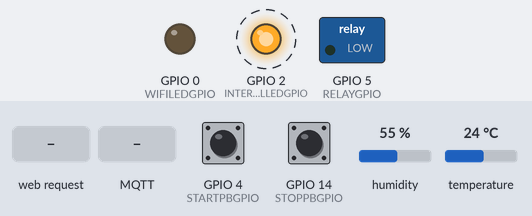
Simulated run of this sketch. Board: ESP8266 (NodeMCU). On the bench: switched loads named in the sketch (green lamp = pin HIGH), output pins drawn as LEDs (lit = HIGH). Dashed ring = blinking. Inputs (shaded band) come from the test bench; at power-on: GPIO 4 (STARTPBGPIO) HIGH, GPIO 14 (STOPPBGPIO) HIGH, humidity 55 %, temperature 24 °C. WiFi joins after 1.5 s; servers stay silent unless stated; no MQTT or app messages arrive unless stated; what the sketch prints to the serial monitor is not drawn.

Above: at 1.2 s.
1.3 s: GPIO 4 (STARTPBGPIO) pulled LOW for 0.15 s
At 3.8 s:
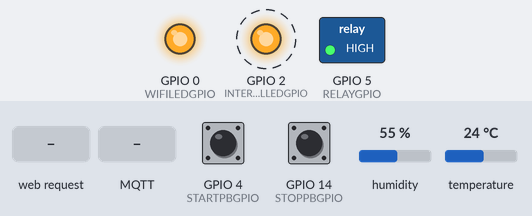
4.8 s: GPIO 14 (STOPPBGPIO) pulled LOW for 0.15 s
At 5.7 s:
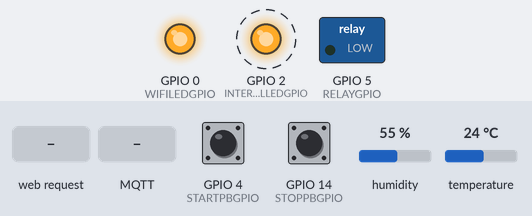
8.5 s: HTTP request GET /relayOn received
At 10.9 s:
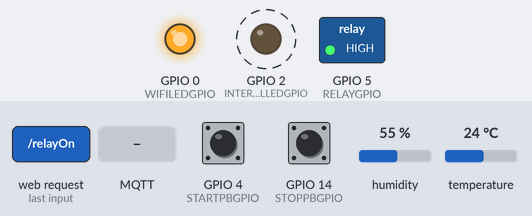
21.5 s: MQTT message "1" arrives on the first subscribed topic
At 22.6 s:
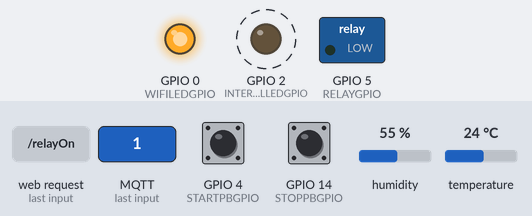
Timing chart, 0 to 32.5 s (numbered marks = the images above; inputs shaded):
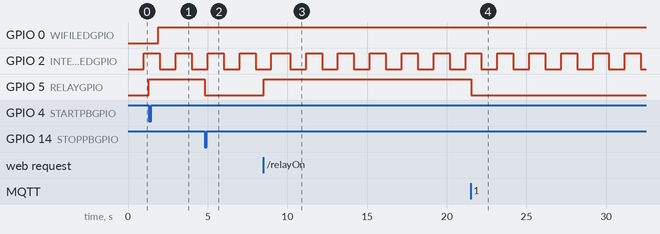

Measured:
- after the input at 1.3 s, GPIO 5 (RELAYGPIO): LOW → HIGH at once
- after the input at 4.8 s, GPIO 5 (RELAYGPIO): HIGH → LOW at once
- after the input at 8.5 s, GPIO 5 (RELAYGPIO): LOW → HIGH at once
- after the input at 21.5 s, GPIO 5 (RELAYGPIO): HIGH → LOW at once
- by itself, GPIO 2 (INTERNALLEDGPIO): alternates HIGH for 1.0 s and LOW for 1.0 s

The sketch:

DimpleGardenLights.ino
```cpp
/*
  ===========================================================================
  Dimple Garden Light Switch
  ---------------------------------------------------------------------------
  Steven Stier Stier Automation LLC

  Dimple Garden Lights Switch, temp and humidity

  The circuit:
      D1 = GPIO5  - Output - Relay
      D2 = GPIO4  - Input - On Pushbutton
      D3 = GPIO0  - Output  - wifiLED - WIFI Coneected
      D4 = GPIO2  - Output - InternalLED - blinks where program is running

      D5 - GPIO14  - Input - off Pushbutton
      D6 - GPIO12 -  Input - DHT11 Humidity sesor

  ---------------------------------------------------------------------------
  Revison		  Date		      Whom			  What
  0.0.1 	    7/30/2024     S. Stier	 	Initial Release
  0.0.2 	    8/10/2024     S. Stier	 	install to garden
  0.0.3 	    12/6/2024    S. Stier	 	Update IP address and MQTT TOPIC Prefixes
  ===========================================================================
*/

#include <ESP8266WiFi.h> // library specifically for the ESP8266 WiFi
#include <DHT.h> //Including library for dht sensor
#include <Ticker.h> //esp8266 library that calls functions periodically
#include <AsyncMqttClient.h>

const String version = "0.0.3";
const int debug = HIGH;
const String webSiteHeader = "Dimple ESP Test";

/* Set your Static IP address info
192.168.100.42	pugyardwater.puglocal	pugNetwork Yard Water System
192.168.100.43	pugswitch.puglocal	pugNetwork Garden Light Switch
192.168.100.44	puggwater.puglocal	pugNetwork Garden Water System
192.168.100.45	pugTemp.puglocal	Pugnetwork Temp Monitoring System
192.168.100.46	pugESPTest.puglocal	Pugnetwork ESP Test System
*/
IPAddress local_IP(192, 168, 100, 46);
IPAddress gateway(192, 168, 100, 1);
IPAddress subnet(255, 255, 255, 0);
IPAddress primaryDNS(192, 168, 100, 1);
IPAddress secondaryDNS(8, 8, 8, 8);

// WIFI Settings
#define WIFI_SSID "pugfi"
#define WIFI_PASSWORD "cupcake2016"

// Set web server port number to 80
WiFiServer server(80);

// Variable to store the HTTP request
String header;

int screencounter;

//  MQTT Mosquitto Broker Settings
//#define MQTT_HOST IPAddress(192, 168, 100, 40)

#define MQTT_HOST "pugsvr.puglocal"
#define MQTT_PORT 1883

#define MQTT_USERNAME "mqadmin"
#define MQTT_PASSWORD "fred"

// MQTT Topic Names
/* Set your Static IP address info
const String  MQTT_TOPIC_PREFIX ="pugland/yard/water/"; // pugNetwork Yard Water System
const String  MQTT_TOPIC_PREFIX ="pugland/garden/switch/"; // pugNetwork Garden Light Switch
const String  MQTT_TOPIC_PREFIX ="pugland/garden/water/"; // pugNetwork Garden Water System
const String  MQTT_TOPIC_PREFIX ="pugland/house/temp/"; // 	Pugnetwork Temp Monitoring System
const String  MQTT_TOPIC_PREFIX ="pugland/test/switch/"; // 	Pugnetwork ESP Test System
*/
const String  MQTT_TOPIC_PREFIX ="pugland/test/switch/"; // Must be unique for all devices
const String  MQTT_TOPIC_HB = "hb";
const String  MQTT_TOPIC_TEMPERATURE = "temperature";
const String  MQTT_TOPIC_HUMIDITY = "humidity";
const String  MQTT_TOPIC_RELAY = "relay";

//GPIO Assignments
#define RELAYGPIO 5 //GPIO WHERE LED Connected D1=gpio5
#define STARTPBGPIO 4 //GPIO Where Start PB connected D2=GPIO4
#define WIFILEDGPIO 0 //GPIO where WIFI LED Connected  D3=gpio0
#define INTERNALLEDGPIO 2 //GPIO WHERE LED Connected D4=gpio2
#define STOPPBGPIO 14  //GPIO where Stop PB Connected D5 =GPIO14
#define DHTGPIO 12 //GPIO WHERE DHT11 is connected D6=gpio12

#define DHTTYPE DHT11
DHT dht(DHTGPIO, DHTTYPE);

Ticker wifiReconnectTimer; // timer to reconnect to wifi

WiFiEventHandler wifiConnectHandler;
WiFiEventHandler wifiDisconnectHandler;

AsyncMqttClient mqttClient;
Ticker mqttReconnectTimer; // time to reconnect to MQTT

String temperature = "Bad"; // Tempurature Sensor Reading.
String humidity = "Bad";  // Humidity Sensor Reading.

String prevTemperature; // Previous Good Temperature Sensor Reading.
String prevHumidity;   // Previous Good Humidity Sendor Reading.

bool internalLEDState;
String relayState;
String prevRelayState;

unsigned long prevMillisOneSecond = 0; // Stores Last time One Second function called

unsigned long prevMillisSensorRead = 0;   // Stores last time Sensor Read Function Called

const long intervalSensorRead = 10000;         // Interval at which to read MQTTUpdateAll
unsigned long sensorCount = 0;

unsigned long prevMillisMQTTUpdateAll = 0;   // Stores last time MQTTUpdateAll was published
const long intervalMQTTUpdateAll = 60000;         // Interval at which to publish sensor readings


// Current time
unsigned long currentETime = millis();
// Previous time
unsigned long previousETime = 0;
// Define timeout time in milliseconds (example: 2000ms = 2s)
const long timeoutETime = 2000;

String relayStatetxt;

int i = 0;


void connectToWifi() {
  Serial.printf("Connecting to Wi-Fi... -- WIFI_SSID: %s  ,WIFI_PASSWORD: %s \n", WIFI_SSID, WIFI_PASSWORD);
  WiFi.begin(WIFI_SSID, WIFI_PASSWORD);
}

void onWifiConnect(const WiFiEventStationModeGotIP& event) {
  Serial.printf("Success:) Connected to Wi-Fi. -- WIFI_SSID: %s  ,WIFI_PASSWORD: %s ,IP Address: ", WIFI_SSID, WIFI_PASSWORD);
  Serial.println(WiFi.localIP());
  connectToMqtt();
  server.begin();
}

void onWifiDisconnect(const WiFiEventStationModeDisconnected& event) {
  Serial.println("WARNING! Disconnected from Wi-Fi. Trying again in 10 Seconds.");
  mqttReconnectTimer.detach(); // ensure we don't reconnect to MQTT while reconnecting to Wi-Fi
  digitalWrite(WIFILEDGPIO, LOW);
  wifiReconnectTimer.once(10, connectToWifi);
}

void connectToMqtt() {
  Serial.printf("Connecting to MQTT Broker.... -- MQTT_HOST: %s ,MQTT_USERNAME: %s ,MQTT_PASSWORD: %s \n", MQTT_HOST, MQTT_USERNAME, MQTT_PASSWORD);
  mqttClient.connect();
}

void onMqttConnect(bool sessionPresent) {
  Serial.printf("Success:) Connected to MQTT Broker.  -- MQTT_HOST: %s ,MQTT_USERNAME: %s ,MQTT_PASSWORD: %s , SessionPresent: %i \n", MQTT_HOST, MQTT_USERNAME, MQTT_PASSWORD, sessionPresent);
    Serial.println("Connected to MQTT.");

  // subscribe to relay CMD topic
  String relayCMDTopic = String(MQTT_TOPIC_PREFIX + MQTT_TOPIC_RELAY + "CMD");

  uint16_t packetIdSub = mqttClient.subscribe(relayCMDTopic.c_str(), 0);
  Serial.println("Subscribing to relay Command at QoS 0");

  digitalWrite(WIFILEDGPIO, HIGH);
}

void onMqttDisconnect(AsyncMqttClientDisconnectReason reason) {
  Serial.printf("WARNING! Disconnected from MQTT Broker. HOST: %s   \n", MQTT_HOST);

  if (WiFi.isConnected()) {
    Serial.println("Trying MQTT connect again in 10 Seconds...");
    mqttReconnectTimer.once(10, connectToMqtt);
  }
  digitalWrite(WIFILEDGPIO, LOW);
}

void onMqttSubscribe(uint16_t packetId, uint8_t qos) {
  if (debug == HIGH) {
    Serial.println("Subscribe acknowledged.");
    Serial.print("  packetId: ");
    Serial.println(packetId);
    Serial.print("  qos: ");
    Serial.println(qos);
  }
}

void onMqttUnsubscribe(uint16_t packetId) {
  if (debug == HIGH) {
    Serial.println("Unsubscribe acknowledged.");
    Serial.print("  packetId: ");
    Serial.println(packetId);
  }
}

// You can modify this function to handle what happens when you receive a certain message in a specific topic
void onMqttMessage(char* topic, char* payload, AsyncMqttClientMessageProperties properties, size_t len, size_t index, size_t total) {
  String messageTemp;
  for (int i = 0; i < len; i++) {
    //Serial.print((char)payload[i]);
    messageTemp += (char)payload[i];
  }
  String relayCMDTopic = String(MQTT_TOPIC_PREFIX + MQTT_TOPIC_RELAY + "CMD");
  Serial.print("relayCMDTopic=");
  Serial.print(relayCMDTopic);
  // Check if the MQTT message was received on topic test
  if (strcmp(topic, relayCMDTopic.c_str()) == 0) {
    Serial.println("Valve CMD Topic Recieved");
    if (relayCMDTopic == "1") {
      // Engage the relay
      digitalWrite(RELAYGPIO, HIGH);
      Serial.println("Relay On from MQTT.");
    } else {
    // Disengage the relay
      digitalWrite(RELAYGPIO, LOW);
      Serial.println("Relay Off from MQTT.");
    }
  }
  // Serial.println("Publish received.");
  // Serial.print("  message: ");
  // Serial.println(messageTemp);
  // Serial.print("  topic: ");
  // Serial.println(topic);
  // Serial.print("  qos: ");
  // Serial.println(properties.qos);
  // Serial.print("  dup: ");
  // Serial.println(properties.dup);
  // Serial.print("  retain: ");
  // Serial.println(properties.retain);
  // Serial.print("  len: ");
  // Serial.println(len);
  // Serial.print("  index: ");
  // Serial.println(index);
  // Serial.print("  total: ");
  // Serial.println(total);
}


void onMqttPublish(uint16_t packetId) {
  // if (debug == HIGH) {
  //   Serial.print("Publish acknowledged.");
  //   Serial.print("  packetId: ");
  //   Serial.println(packetId);
  // }
}

void sensorRead() {
  // Sensor readings may also be up to 2 seconds 'old' (its a very slow sensor)
  // Read temperature as Fahrenheit (isFahrenheit = true)
  float t = dht.readTemperature(true);
  // Read the Humidity
  float h = dht.readHumidity();

  // Check if any reads failed and exit early (to try again).
  if (isnan(h) || isnan(t)) {
    Serial.println("Warning! : Failed to read from DHT sensor.");
    temperature = "BAD";
    humidity = "BAD";
    return;
  }
  // Prints out the Temperature and Humidity to serial Chanel
  if (debug == HIGH) {
    Serial.printf("%i Temp: %.1f°F Humidity: %.0f \n",sensorCount++,t,h);
  }

  // format the temperature
  temperature = String(t,1);
  // determine if the value changed
  if (temperature != prevTemperature) {
    sendMQTTUpdate(MQTT_TOPIC_PREFIX + MQTT_TOPIC_TEMPERATURE,temperature);
  }
  prevTemperature = temperature;

  // format the humidity
  humidity = String(h,0);
  if (humidity != prevHumidity) {
    sendMQTTUpdate(MQTT_TOPIC_PREFIX + MQTT_TOPIC_HUMIDITY,String(humidity));
  }
  prevHumidity = humidity;

}

void OneSecondFunction() {
  //turn the Intrnal LED on and off
  internalLEDState = !internalLEDState;
  digitalWrite(INTERNALLEDGPIO, internalLEDState);
}

void updateAllMQTT() {
  // update all data
  if (temperature != "BAD"){
    sendMQTTUpdate(MQTT_TOPIC_PREFIX + MQTT_TOPIC_TEMPERATURE,temperature);
  }
  if (humidity != "BAD"){
    sendMQTTUpdate(MQTT_TOPIC_PREFIX + MQTT_TOPIC_HUMIDITY,humidity);
  }

  sendMQTTUpdate(MQTT_TOPIC_PREFIX + MQTT_TOPIC_RELAY,relayState);

  // heartbeat topic
  String hbString = "hb " + String(i);
  sendMQTTUpdate(MQTT_TOPIC_PREFIX + MQTT_TOPIC_HB,hbString);
  i++;
}

void sendMQTTUpdate(String topic, String value ) {
    // Publish an MQTT message for the topic and value
    uint16_t packetIdPub1 = mqttClient.publish(String(topic).c_str(), 1, true, String(value).c_str());
    Serial.printf("Publishing on topic: %s at QoS 1, packetId: %i", String(topic).c_str(), packetIdPub1);
    Serial.printf(" value: %s \n", String(value));;
}

void setup() {
  Serial.begin(9600);
  Serial.println();


  pinMode(RELAYGPIO, OUTPUT);
  pinMode(INTERNALLEDGPIO, OUTPUT);
  pinMode(WIFILEDGPIO, OUTPUT);
  pinMode(STARTPBGPIO, INPUT_PULLUP);
  pinMode(STOPPBGPIO, INPUT_PULLUP);

  dht.begin();

  internalLEDState = false;

  wifiConnectHandler = WiFi.onStationModeGotIP(onWifiConnect);
  wifiDisconnectHandler = WiFi.onStationModeDisconnected(onWifiDisconnect);

  mqttClient.onConnect(onMqttConnect);
  mqttClient.onDisconnect(onMqttDisconnect);
  mqttClient.onSubscribe(onMqttSubscribe);
  mqttClient.onUnsubscribe(onMqttUnsubscribe);
  mqttClient.onPublish(onMqttPublish);
  mqttClient.onMessage(onMqttMessage);

  mqttClient.setServer(MQTT_HOST, MQTT_PORT);
  // If your broker requires authentication (username and password), set them below
  mqttClient.setCredentials(MQTT_USERNAME, MQTT_PASSWORD);

  // Configures static IP address
  if (!WiFi.config(local_IP, gateway, subnet, primaryDNS, secondaryDNS)) {
    Serial.println("WIFI Failed to configure");
  }
  connectToWifi();
}

void loop() {

  //read the pushbutton values into a variable
  int startPBState = digitalRead(STARTPBGPIO);
  int stopPBState = digitalRead(STOPPBGPIO);

  // Energize the Relay when the start PB is pressed
  if (startPBState == LOW) {
    digitalWrite(RELAYGPIO, HIGH);
    Serial.println("Relay On from PushButton.");
  }

  // Deenergize the Relay when the stop PB is pressed
  if (stopPBState == LOW) {
    digitalWrite(RELAYGPIO, LOW);
    Serial.println("Relay Off from PushButton.");
  }


  // Get the value of the relay
  relayState = String(digitalRead(RELAYGPIO));

  if (relayState != prevRelayState) {
    sendMQTTUpdate(MQTT_TOPIC_PREFIX + MQTT_TOPIC_RELAY,relayState);
  }
  prevRelayState = relayState;

 if (relayState == "0") {
    relayStatetxt = "Off";
  } else {
    relayStatetxt = "On";
  }

  unsigned long currentMillis = millis();

  // Call the one second Function every second.
   if (currentMillis - prevMillisOneSecond >= 1000) {
    prevMillisOneSecond = currentMillis;
    OneSecondFunction();
  }

  // Every X number of seconds read the sensors (interval = 10 secs)
   if (currentMillis - prevMillisSensorRead >= intervalSensorRead) {
    // Save the last time a new reading was published
    prevMillisSensorRead = currentMillis;
    sensorRead();
  }

  // force update of all MQTT varibles at a particular interval
  if (currentMillis - prevMillisMQTTUpdateAll >= intervalMQTTUpdateAll) {
    // Save the last time a new reading was published
    prevMillisMQTTUpdateAll = currentMillis;
    updateAllMQTT();
  }


  // Web server stuff

 WiFiClient client = server.available();   // Listen for incoming clients

  if (client) {                             // If a new client connects,
    Serial.println("New Client.");          // print a message out in the serial port
    String currentLine = "";                // make a String to hold incoming data from the client
    currentETime = millis();
    previousETime = currentETime;
    while (client.connected() && currentETime - previousETime <= timeoutETime) { // loop while the client's connected
      currentETime = millis();
      if (client.available()) {             // if there's bytes to read from the client,
        char c = client.read();             // read a byte, then
        //Serial.write(c);                    // print it out the serial monitor
        header += c;
        if (c == '\n') {                    // if the byte is a newline character
          // if the current line is blank, you got two newline characters in a row.
          // that's the end of the client HTTP request, so send a response:
          if (currentLine.length() == 0) {
            // HTTP headers always start with a response code (e.g. HTTP/1.1 200 OK)
            // and a content-type so the client knows what's coming, then a blank line:
            client.println("HTTP/1.1 200 OK");
            client.println("Content-type:text/html");
            client.println("Connection: close");
            client.println();

            // turns the GPIOs on and off
          if (header.indexOf("GET /relayOn") >= 0) {
              Serial.println("Relay On from INET");
              digitalWrite(RELAYGPIO, HIGH);
              relayStatetxt = "On";
            } else if (header.indexOf("GET /relayOff") >= 0) {
              Serial.println("Relay off from INET");
              digitalWrite(RELAYGPIO, LOW);
              relayStatetxt = "Off";
            }

            // Display the HTML web page
            client.println("<!DOCTYPE html><html>");
            client.println("<head><meta name=\"viewport\" content=\"width=device-width, initial-scale=1\">");
            //client.println("<head><meta http-equiv=\"refresh\" content=\"5\">");

            client.println("<link rel=\"icon\" href=\"data:,\">");
            // CSS to style the on/off buttons
            // Feel free to change the background-color and font-size attributes to fit your preferences
            client.println("<style>html { font-family: Helvetica; display: inline-block; margin: 0px auto; text-align: center;}");
            client.println(".button { background-color: #195B6A; border: none; color: white; padding: 16px 40px;");
            client.println("text-decoration: none; font-size: 30px; margin: 2px; cursor: pointer;}");
            client.println(".button2 {background-color: #77878A;}");
            client.println(".button3 {background-color: #008000;}</style>");
            client.println("</head>");

            // Web Page Heading
            client.println("<body><h1>" + webSiteHeader + "</h1>");;


            client.println("<h2>Relay: " +relayStatetxt+ "</h2>");
            // If the output5State is off, it displays the ON button
            if (relayStatetxt=="On") {
              client.println("<h2><a href=\"/relayOff\"><button class=\"button button2\">Turn Off</button></a></h2>");
            } else {
              client.println("<h2><a href=\"/relayOn\"><button class=\"button\">Turn On</button></a></h2><h2>");
            }

            //client.printf("Temp: %.1f degF   Humidity: %.0f \n",temperature,humidity);
            client.println("<h2>Temperature:" + temperature + " degF Humidity:" + humidity + "</h2>");
            // Display Auto Mode Status
            //client.println("<h2>Auto Mode " + autoModeStatetxt + "</h2>");
            client.println("<h2><a href=\"/\"><button class=\"button button3\">Refresh</button></a></h2>");
            client.println("<p>Version:" + version + " Count:" + String(screencounter++) + "</p>");
            client.println("</body></html>");

            // The HTTP response ends with another blank line
            client.println();
            // Break out of the while loop
            break;
          } else { // if you got a newline, then clear currentLine
            currentLine = "";
          }
        } else if (c != '\r') {  // if you got anything else but a carriage return character,
          currentLine += c;      // add it to the end of the currentLine
        }
      }
    }
    // Clear the header variable
    header = "";
    // Close the connection
    client.stop();
    Serial.println("Client disconnected.");
    Serial.println("");
  }
}
```
